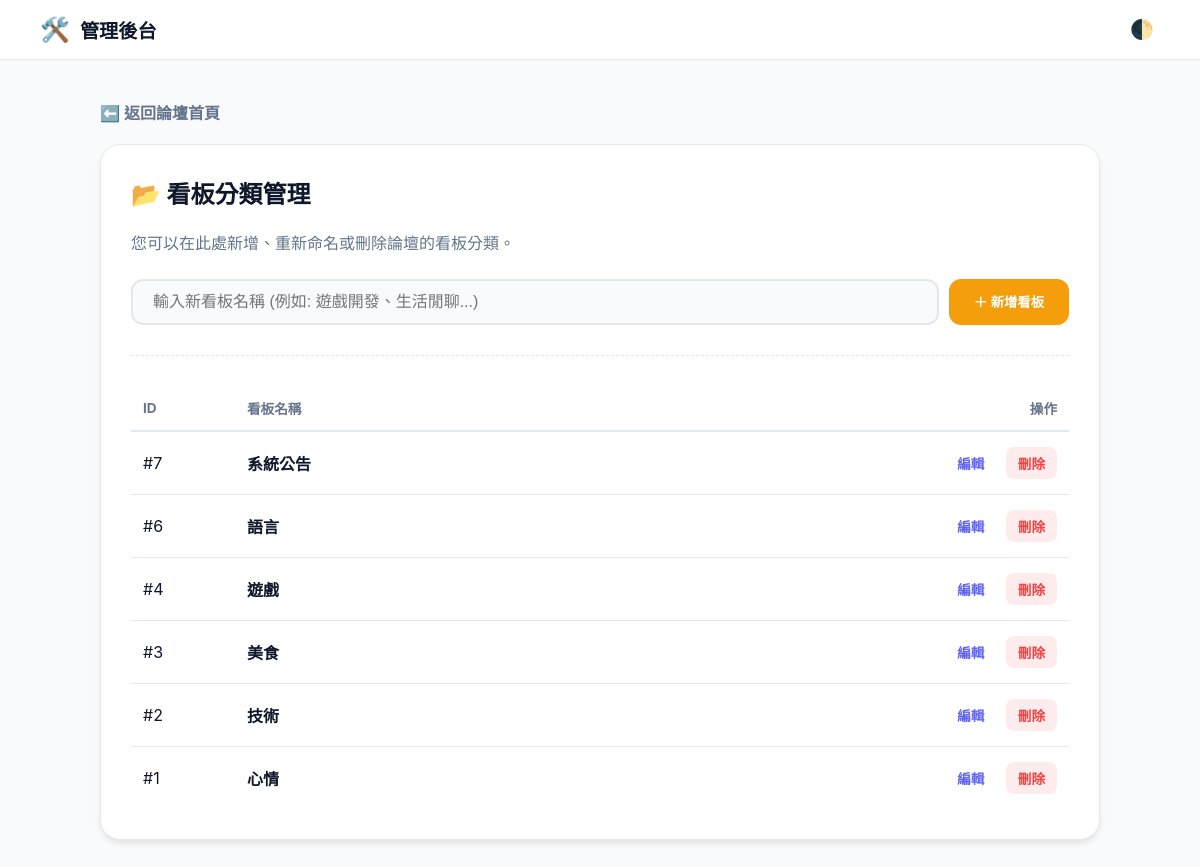
The app's page /admin_categories.php (signed in) with its own data.
### tables this page shows
CREATE TABLE `categories` (
  `id` int(11) NOT NULL,
  `name` varchar(50) NOT NULL,
  `description` text DEFAULT NULL
);

### admin_categories.php (the view, shortened to what this page needs)
<?php
require_once "includes/dbh.inc.php";
try {
    $stmt = $pdo->query("SELECT * FROM categories ORDER BY id DESC");
    $categories = $stmt->fetchAll();
} catch (PDOException $e) {
    die("讀取看板失敗");
}
?>
<!DOCTYPE html>
<html lang="zh-TW">
<head>
</head>
<body data-theme="light">
<header class="admin-header">
    <div style="display:flex; align-items:center; gap:10px;">
        <span style="font-size:1.5rem;">🛠️</span>
        <h1 style="margin:0; font-size:1.2rem; font-weight:800;">管理後台</h1>
    </div>
    <button id="themeBtn" style="background:none; border:none; cursor:pointer; font-size:1.2rem;">🌓</button>
</header>
<div class="container">
    <a href="index.php" class="back-link">⬅️ 返回論壇首頁</a>
    <div class="admin-card">
        <h2>📂 看板分類管理</h2>
        <p style="color:var(--text-muted); margin-bottom:25px;">您可以在此處新增、重新命名或刪除論壇的看板分類。</p>
        <form action="admin_categories.php" method="POST" class="add-form">
            <input type="text" name="name" placeholder="輸入新看板名稱 (例如: 遊戲開發、生活閒聊...)" required>
            <button type="submit">＋ 新增看板</button>
        </form>
        <table>
            <thead>
                <tr>
                    <th width="80">ID</th>
                    <th>看板名稱</th>
                    <th width="150" style="text-align:right;">操作</th>
                </tr>
            </thead>
            <tbody>
                <?php foreach ($categories as $cat): ?>
                <tr>
                    <td>#<?= $cat['id'] ?></td>
                    <td><strong><?= htmlspecialchars($cat['name']) ?></strong></td>
                    <td style="text-align:right;">
                        <a href="#" class="btn-action btn-edit" onclick="editCat(<?= $cat['id'] ?>, '<?= htmlspecialchars($cat['name']) ?>')">編輯</a>
                        <a href="#" class="btn-action btn-delete" onclick="confirmDelete(<?= $cat['id'] ?>, '<?= htmlspecialchars($cat['name']) ?>')">刪除</a>
                    </td>
                </tr>
                <?php endforeach; ?>
            </tbody>
        </table>
    </div>
</div>
</body>
</html>

### admin_categories.php (style rules this page uses)
:root { --bg-color: #f8fafc; --card-bg: #ffffff; --text-color: #0f172a; --text-muted: #64748b; --border-color: #e2e8f0; --accent-color: #6366f1; --admin-color: #f59e0b; --danger-color: #ef4444; --sidebar-item-hover: #f1f5f9; }
body { font-family: 'Inter', system-ui, sans-serif; background-color: var(--bg-color); color: var(--text-color); margin: 0; padding: 0; transition: 0.3s; }
.admin-header { background: var(--card-bg); border-bottom: 1px solid var(--border-color); padding: 15px 40px; display: flex; justify-content: space-between; align-items: center; position: sticky; top: 0; z-index: 100; }
.container { max-width: 1000px; margin: 40px auto; padding: 0 20px; }
.back-link { text-decoration: none; color: var(--text-muted); font-weight: 600; display: flex; align-items: center; gap: 5px; margin-bottom: 20px; transition: 0.2s; }
.admin-card { background: var(--card-bg); border-radius: 20px; border: 1px solid var(--border-color); padding: 30px; box-shadow: 0 4px 6px -1px rgba(0, 0, 0, 0.1); }
h2 { margin-top: 0; display: flex; align-items: center; gap: 10px; }
.add-form { display: flex; gap: 10px; margin-bottom: 30px; padding-bottom: 30px; border-bottom: 1px dashed var(--border-color); }
.add-form input { flex: 1; padding: 12px 20px; border-radius: 12px; border: 2px solid var(--border-color); background: var(--bg-color); color: var(--text-color); outline: none; font-size: 1rem; }
.add-form button { background: var(--admin-color); color: white; border: none; padding: 12px 25px; border-radius: 12px; font-weight: 700; cursor: pointer; transition: 0.2s; }
table { width: 100%; border-collapse: collapse; margin-top: 10px; }
th { text-align: left; color: var(--text-muted); font-size: 0.85rem; text-transform: uppercase; padding: 12px; border-bottom: 2px solid var(--border-color); }
td { padding: 15px 12px; border-bottom: 1px solid var(--border-color); }
tr:last-child td { border-bottom: none; }
.btn-action { padding: 6px 12px; border-radius: 8px; font-size: 0.85rem; text-decoration: none; font-weight: 600; transition: 0.2s; display: inline-block; }
.btn-edit { background: var(--accent-soft); color: var(--accent-color); margin-right: 5px; }
.btn-delete { background: rgba(239, 68, 68, 0.1); color: var(--danger-color); }

### records on screen
categories: id "7", name "系統公告"
categories: id "6", name "語言"
categories: id "4", name "遊戲"
categories: id "3", name "美食"
categories: id "2", name "技術"
categories: id "1", name "心情"
